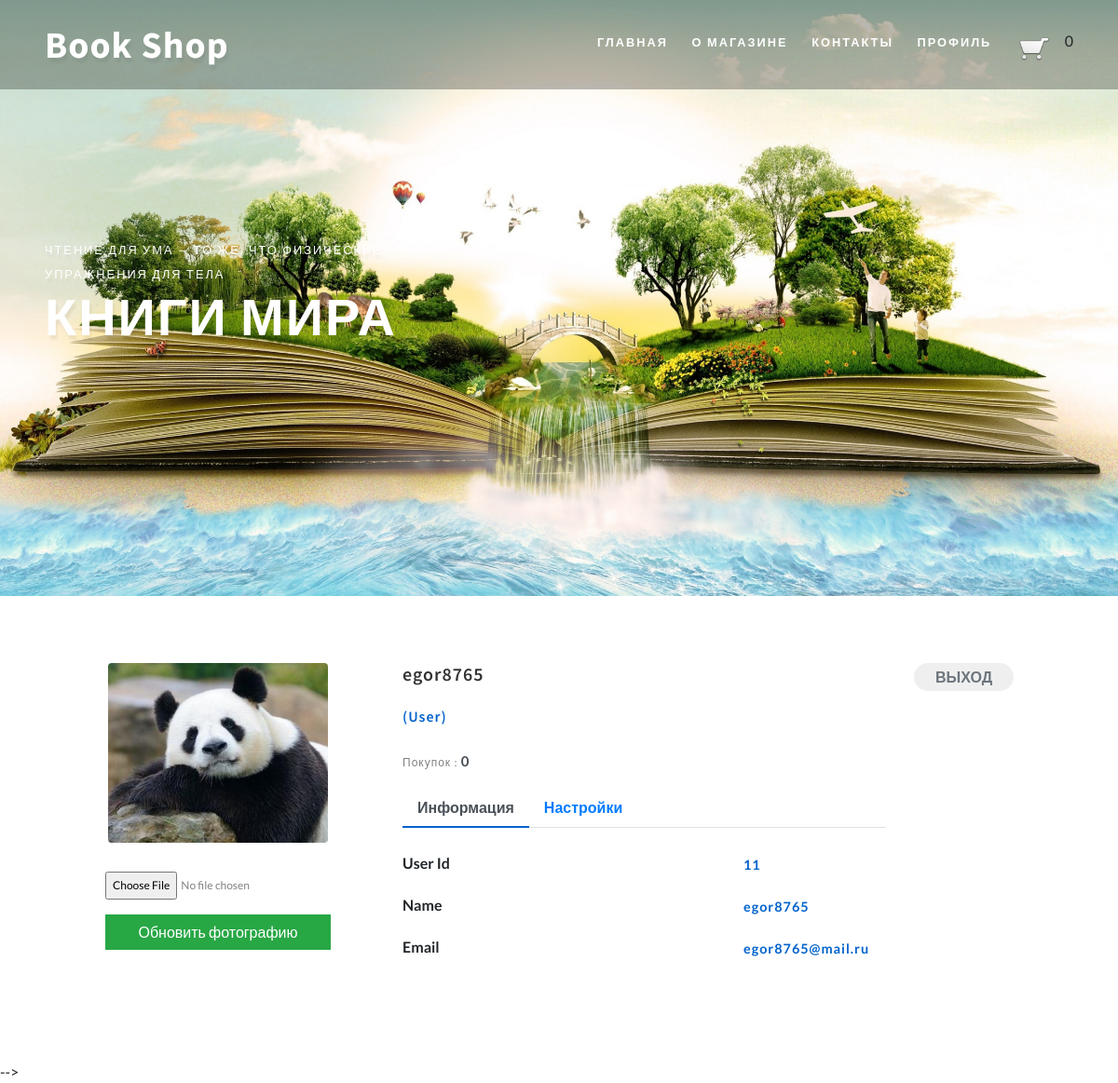
Page /profile (signed in) on the committed database.
### tables this page shows
CREATE TABLE `user` (
  `id` int(11) NOT NULL,
  `name` varchar(255) NOT NULL,
  `email` varchar(255) NOT NULL,
  `password` varchar(255) NOT NULL,
  `role` varchar(12) NOT NULL,
  `image` varchar(255) NOT NULL
);

### config/routes.php (called while the page is built)
<?php
return [
	'admin/orders/view/([0-9]+)' => 'adminOrder/view/$1',
	'admin/orders' => 'adminOrder/index',
    'admin/products/create' => 'adminProduct/create',
    'admin/products/update/([0-9]+)' => 'adminProduct/update/$1',
    'admin/product/delete/([0-9]+)' => 'adminProduct/delete/$1',
    'admin/products' => 'adminProduct/index',
    'admin/comments' => 'adminComment/index',
	'admin/users/view/([a-z]+)' => 'adminUser/view/$1',
    'admin/users' => 'adminUser/index',
	'admin' => 'admin/index',
	'product/([0-9]+)' => 'product/view/$1',
	'page-([0-9]+)' => 'site/index/$1',
	'register' => 'user/register',
	'login' => 'user/login',
	'profile/edit' => 'profile/edit',
	'profile' => 'profile/index',
	'cart/add/([0-9]+)' => 'cart/add/$1',
	'cart/decrease/([0-9]+)' => 'cart/decrease/$1',
	'cart/delete/([0-9]+)' => 'cart/delete/$1',
	'cart/clear' => 'cart/clear',
	'cart' => 'cart/index',
	'payment' => 'cart/payment',
	'exit' => 'user/exit',
	'' => 'site/index',
	];

### controllers/ProfileController.php (called while the page is built, shortened)
<?php
class ProfileController {
	public function actionIndex() {
		$name = $_SESSION['user'];
		$data = User::getUserData($name);
		$image_name = $data['image'];
		require_once(ROOT . '/views/profile/index.php');
		return true;
	}
}

### index.php (called while the page is built, shortened)
<?php
require_once(ROOT.'/captcha/vendor/autoload.php');
require_once(ROOT.'/components/Autoload.php');
$router = new Router();
$router->run();

### components/Autoload.php (called while the page is built, shortened)
<?php
spl_autoload_register(function ($class_name) {
    $array_paths = array(
        '/models/',
        '/components/',
    );
    foreach ($array_paths as $path){
        $path = ROOT. $path . $class_name . '.php';
    }
});
?>

### models/Cart.php (called while the page is built, shortened)
<?php
class Cart
{
    public static function countItems() {
        if (isset($_SESSION['products'])) {
            $count = 0;
            foreach ($_SESSION['products'] as $id => $quantity) {
                $count = $count + $quantity;
            }
            return $count;
        } else {
            return 0;
        }
    }
}

### models/User.php (called while the page is built, shortened)
<?php
class User {
    public static function getUserData($name) {
        $db = Db::getConnection();
        $sql = 'SELECT * FROM user WHERE name = :name';
        $result = $db->prepare($sql);
        $result->bindParam(':name', $name, PDO::PARAM_INT);
        $result->execute();
        $user = $result->fetch();
        if ($user) {
            $arr = ['id' => $user['id'], 'name' => $user['name'], 'email' => $user['email'], 'password' => $user['password'], 'role' => $user['role'], 'image' => $user['image']];
            return $arr;
        }
        return false;
    }
}

### views/profile/index.php (the view, shortened to what this page needs)
<?php include ROOT.'/views/include/header.php'; ?>
<link rel="stylesheet" href="/template/css/profile.css" type="text/css" media="all">
<div class="container emp-profile">
            <form form enctype="multipart/form-data" method="post">
                <div class="row">
                    <div class="col-md-4">
                        <div class="profile-img">
                            <img src="/template/images/profile/<?php echo $image_name ?>" alt=""/>
                        </div>
                    </div>
                    <div class="col-md-6">
                        <div class="profile-head">
                                    <h5>
                                        <?php echo $data['name']; ?>
                                    </h5>
                                    <br>
                                    <h6>
                                        (User)
                                    </h6>
                                    <p class="proile-rating">Покупок : <span>0</span></p>
                            <ul class="nav nav-tabs" id="myTab" role="tablist">
                                <li class="nav-item">
                                    <a class="nav-link active" id="home-tab" data-toggle="tab" href="#" role="tab" aria-controls="home" aria-selected="true">Информация</a>
                                </li>
                                <li class="nav-item">
                                    <a class="nav-link" id="profile-tab" data-toggle="tab" href="profile/edit" role="tab" aria-controls="profile" aria-selected="false">Настройки</a>
                                </li>
                            </ul>
                        </div>
                    </div>
                    <div class="col-md-2"><a href="/exit"><input type="button" class="profile-edit-btn"value="ВЫХОД"></a>
                    </div>
                </div>
                <div class="row">
                    <div class="col-md-4">
                        <div class="profile-work">
                            <p><input type="file" name="image"/></p>
                            <button type="sumbit" class="btn btn-success btn-block follow" autofocus>Обновить фотографию</button>
                        </div>
                    </div>
                    <div class="col-md-8">
                        <div class="tab-content profile-tab" id="myTabContent">
                            <div class="tab-pane fade show active" id="home" role="tabpanel" aria-labelledby="home-tab">
                                        <div class="row">
                                            <div class="col-md-6">
                                                <label>User Id</label>
                                            </div>
                                            <div class="col-md-6">
                                                <p><?php echo $data['id']; ?></p>
                                            </div>
                                        </div>
                                        <div class="row">
                                            <div class="col-md-6">
                                                <label>Name</label>
                                            </div>
                                            <div class="col-md-6">
                                                <p><?php echo $data['name']; ?></p>
                                            </div>
                                        </div>
                                        <div class="row">
                                            <div class="col-md-6">
                                                <label>Email</label>
                                            </div>
                                            <div class="col-md-6">
                                                <p><?php echo $data['email']; ?></p>
                                            </div>
                                        </div>
                            </div>
                        </div>
                    </div>
                </div>
            </form>
        </div>
 -->

### components/Router.php (shortened to what this page needs)
<?php
class Router
{
	private $routes;
	public function __construct()
	{
		$routesPath = ROOT.'/config/routes.php';
		$this->routes = include($routesPath);
	}
	private function getURI()
	{
		if (!empty($_SERVER['REQUEST_URI'])) {
		return trim($_SERVER['REQUEST_URI'], '/');
		}
	}
	public function run()
	{
		$uri = $this->getURI();
		foreach ($this->routes as $uriPattern => $path) {
			if(preg_match("~$uriPattern~", $uri)) {
				$internalRoute = preg_replace("~$uriPattern~", $path, $uri);
				$segments = explode('/', $internalRoute);
				$controllerName = array_shift($segments).'Controller';
				$actionName = 'action'.ucfirst(array_shift($segments));
				$parameters = $segments;
				$controllerObject = new $controllerName;
				$result = call_user_func_array(array($controllerObject, $actionName), $parameters);
				if ($result != null) {
					break;
				}
			}
		}
	}
}

### views/include/header.php (shortened to what this page needs)
<!DOCTYPE html>
<html lang="ru">
<head>
    <link rel="stylesheet" href="/template/css/bootstrap.css">
    <link rel="stylesheet" href="/template/css/style.css" type="text/css" media="all">
    <link href="/template/css/font-awesome.css" rel="stylesheet">
</head>
<body>
    <div id="page" class="page">
        <div class="main-banner bg bg1" id="home" >
            <header class="header">
                <div class="container-fluid px-lg-5">
                    <nav class="py-4">
                        <div id="logo">
                            <h1> <a href="/" class="editContent">Book Shop</a></h1>
                        </div>
                        <ul class="menu mt-2">
                            <li><a href="/">Главная</a></li>
                            <li><a href="#">О магазине</a></li>
                            <li><a href="#">Контакты</a></li>
                            <?php if (!isset($_SESSION['user'])): ?>
                            <li><a href="/register">Регистрация</a></li>
                            <li><a href="/login">Вход</a></li>
                            <?php else: ?>
                            <li><a href="/profile">Профиль</a></li>
                            <?php endif; ?>
                            <li><a href="/cart"><img src="/template/images/full-cart-light.png" height="40" alt=""/></a></li>
                            <span id='cart-count'><?php echo Cart::countItems(); ?></span>
                        </ul>
                    </nav>
                </div>
            </header>
            <div class="banner-info">
                <p class="editContent" >Чтение для ума — то же, что физические упражнения для тела</p>
                <h3 class="mb-4 editContent">Книги мира</h3>
            </div>
        </div>
    </div>
</body>

### template/css/style.css (style rules this page uses)
html, body { margin: 0; font-size: 100%; background: #fff; font-family: 'Lato', sans-serif; scroll-behavior: smooth; }
body a { text-decoration: none; transition: 0.5s all; -webkit-transition: 0.5s all; -moz-transition: 0.5s all; -o-transition: 0.5s all; -ms-transition: 0.5s all; }
input[type="button"], input[type="submit"], input[type="text"], input[type="email"], input[type="search"] { transition: 0.5s all; -webkit-transition: 0.5s all; -moz-transition: 0.5s all; -o-transition: 0.5s all; -ms-transition: 0.5s all; font-family: 'Source Sans Pro', sans-serif; }
h1, h2, h3, h4, h5, h6 { margin: 0; letter-spacing: 1px; font-weight: 600; font-family: 'Source Sans Pro', sans-serif; }
p { font-size: 0.9em; color: #8c9398; line-height: 2em; letter-spacing: 1px; }
ul { margin: 0; padding: 0; }
body img { border-radius: 4px; -webkit-border-radius: 4px; -o-border-radius: 4px; -moz-border-radius: 4px; -ms-border-radius: 4px; }
header { position: absolute; z-index: 9; width: 100%; background-color: #00000045; }
nav { margin: 0; padding: 0; }
#logo a { float: left; display: initial; margin: 0; letter-spacing: 1px; color: #fff; font-size: 1em; font-weight: 700; text-shadow: 2px 5px 3px rgba(0, 0, 0, 0.06); font-family: 'Source Sans Pro', sans-serif; }
nav:after { content: ""; display: table; clear: both; }
nav ul { float: right; padding: 0; margin: 0; list-style: none; position: relative; }
nav ul li { display: inline-block; float: left; }
.menu li a { font-weight: 700; font-size: 0.8em; letter-spacing: 2px; padding-left: 0; padding-right: 0; padding: 10px 0; margin: 0px 1em; color: #fff; text-transform: uppercase; -webkit-transition: 0.5s all ease; -moz-transition: 0.5s all ease; -o-transition: 0.5s all ease; -ms-transition: 0.5s all ease; }
li > a:only-child:after { content: ''; }
.main-banner { background: url(../images/banner.jpg)no-repeat center; -webkit-background-size: cover; -moz-background-size: cover; -o-background-size: cover; -ms-background-size: cover; background-size: cover; position: relative; min-height: 50em; }
.banner-info { padding: 16em 0 0em 3em; width: 32%; }
.banner-info h3 { font-size: 3.5em; letter-spacing: 2px; color: #fff; text-transform: uppercase; text-shadow: 2px 5px 3px rgba(0, 0, 0, 0.06); }
.banner-info p { color: #fff; font-size: 0.8em; letter-spacing: 2px; font-weight: 400; text-transform: uppercase; margin: 0; text-shadow: 2px 5px 3px rgba(0, 0, 0, 0.06); }
@media (max-width:1366px) { .main-banner { min-height: 45em; } }
@media (max-width:1366px) { .banner-info { padding: 16em 0 0em 3em; width: 38%; } }
@media (max-width:1280px) { .main-banner { min-height: 40em; } }
.btn { border-radius: 0; }

### template/css/profile.css (style rules this page uses)
.emp-profile { padding: 3%; margin-top: 3%; margin-bottom: 3%; border-radius: 0.5rem; background: #fff; }
.profile-img { text-align: center; }
.profile-img img { width: 70%; height: 100%; }
.profile-head h5 { color: #333; }
.profile-head h6 { color: #0062cc; }
.profile-edit-btn { border: none; border-radius: 1.5rem; width: 70%; padding: 2%; font-weight: 600; color: #6c757d; cursor: pointer; }
.proile-rating { font-size: 12px; color: #818182; margin-top: 5%; }
.proile-rating span { color: #495057; font-size: 15px; font-weight: 600; }
.profile-head .nav-tabs { margin-bottom:5%; }
.profile-head .nav-tabs .nav-link { font-weight:600; border: none; }
.profile-head .nav-tabs .nav-link.active { border: none; border-bottom:2px solid #0062cc; }
.profile-work { padding: 14%; margin-top: -15%; }
.profile-work p { font-size: 12px; color: #818182; font-weight: 600; margin-top: 10%; }
.profile-tab label { font-weight: 600; }
.profile-tab p { font-weight: 600; color: #0062cc }

### rows in the picture
user: image (picture), name "egor8765", id "11", email "egor8765@mail.ru"
